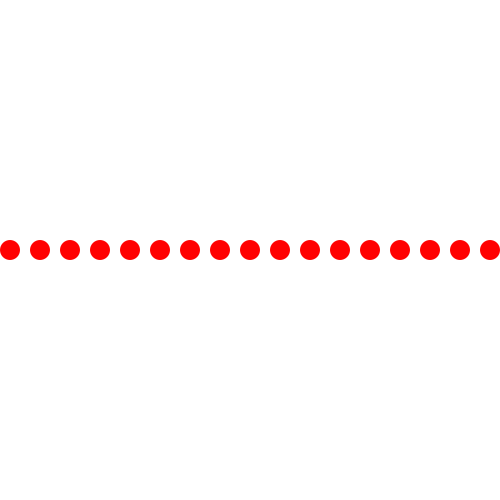
Frame 1 (no input)
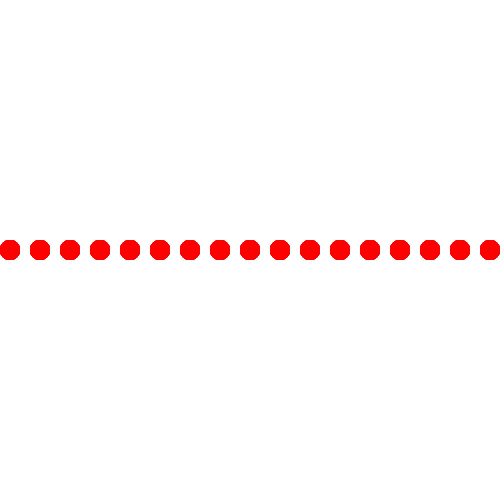
Frame 60 (the mouse pressed at the canvas centre just before this capture)
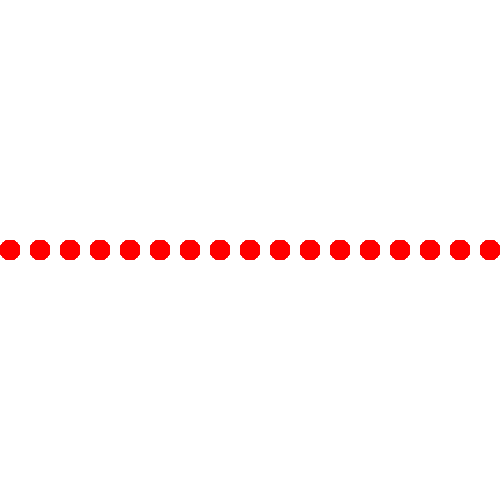
Frame 120 (the mouse held since frame 60 and released just before this capture)

The Processing sketch that drew these frames (run headless with seeded random() and noise(); from frame 60 on, the mouse is pressed at the canvas centre):

// Processing sketch: whileExample
// ── whileExample.pde
int circleY = 250;

void setup()
{
  size(500, 500);
  noStroke();
  fill(255,0,0);
  background(255);
}

void draw()
{
  int circleX = 10;

  while (circleX<width)
  {
    ellipse(circleX, circleY, 20, 20);
    circleX = circleX + 30;
  }
}
